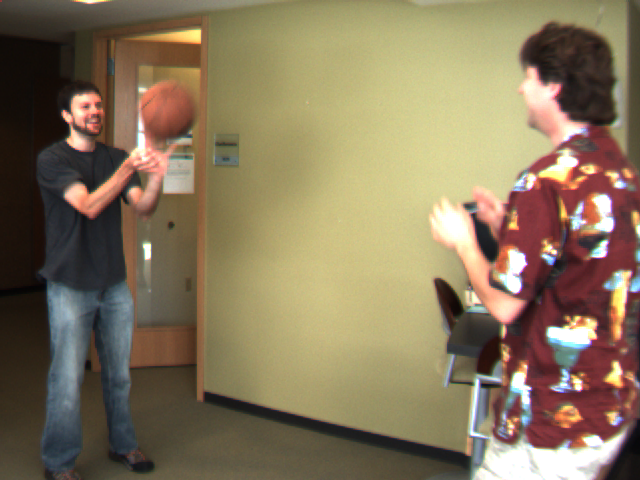
#> input picture project06/frame3.png, 640 x 480 px
$ python fast_optical_flow.py
#> lines starting #> are read from the running program, lines starting #| are printed output that depends on the picture
import numpy as np
import matplotlib.pyplot as plt
import cv2

def fast_optical_flow(I_prev, I_curr, threshold=1):
    """
    Fast Optical Flow Estimation (Lecture-based implementation)
    I_prev, I_curr: grayscale images (float32)
    """

    h, w = I_prev.shape
    flow = np.zeros((h, w, 2), dtype=np.float32)

    # Step 1: Temporal difference
    D = I_curr - I_prev

    # 4 motion directions (dx, dy)
    directions = [
        (1, 0),   # right
        (-1, 0),  # left
        (0, 1),   # down
        (0, -1),  # up
        (1, 1),   # diagonal
        (1, -1),  # diagonal
        (-1, 1),
        (-1, -1)
    ]

    # Step 2–4: Direction estimation and averaging
    for y in range(1, h - 1):
        for x in range(1, w - 1):

            if abs(D[y, x]) < threshold:
                continue

            vectors = []

            for dx, dy in directions:
                nx, ny = x + dx, y + dy

                if D[y, x] < 0:
                    # motion towards higher luminance
                    if I_curr[ny, nx] > I_curr[y, x]:
                        vectors.append(np.array([dx, dy]))
                else:
                    # motion towards lower luminance
                    if I_curr[ny, nx] < I_curr[y, x]:
                        vectors.append(np.array([dx, dy]))

            if vectors:
                flow[y, x] = np.mean(vectors, axis=0)

    # Step 5: Smooth using 8-neighborhood
    flow_smooth = flow.copy()
    for y in range(1, h - 1):
        for x in range(1, w - 1):
            neighborhood = flow[y-1:y+2, x-1:x+2]
            flow_smooth[y, x] = np.mean(neighborhood.reshape(-1, 2), axis=0)

    return flow_smooth


frame1 = cv2.imread("frame3.png", cv2.IMREAD_GRAYSCALE)
#> frame1: shape (480, 640); min 4, max 255, mean 119.9
frame2 = cv2.imread("frame4.png", cv2.IMREAD_GRAYSCALE)
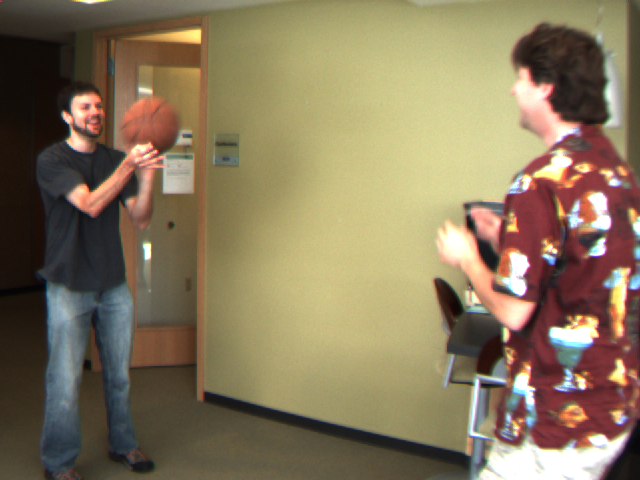
#> input picture project06/frame4.png, 640 x 480 px
#> frame2: shape (480, 640); min 4, max 255, mean 120.3

frame1 = frame1.astype(np.float32)
frame2 = frame2.astype(np.float32)

flow = fast_optical_flow(frame1, frame2)

u = flow[:, :, 0]
v = flow[:, :, 1]
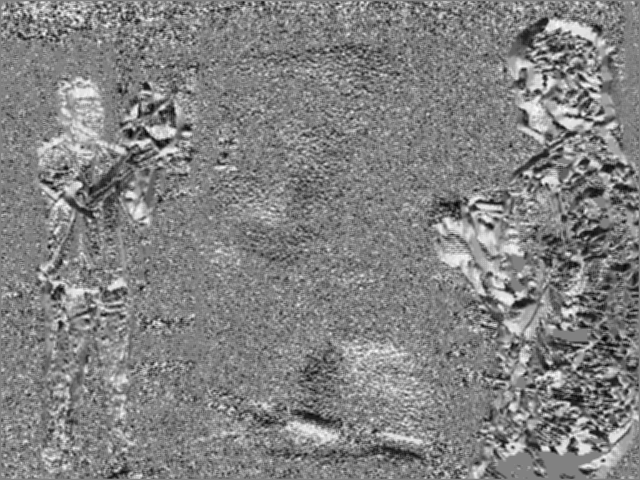
#> v: shape (480, 640) float32; min -1, max 0.972, mean 0.00822; drawn with min black and max white

# Calculate flow magnitude and angle
magnitude = np.sqrt(u**2 + v**2)
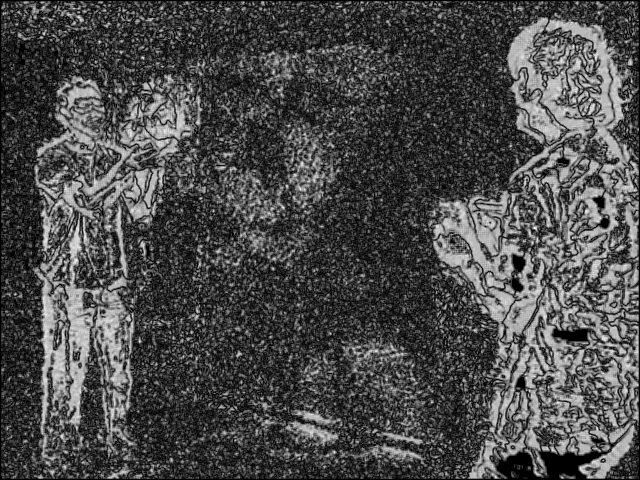
#> magnitude: shape (480, 640) float32; min 0, max 1.09, mean 0.321; drawn with min black and max white
angle = np.arctan2(v, u)
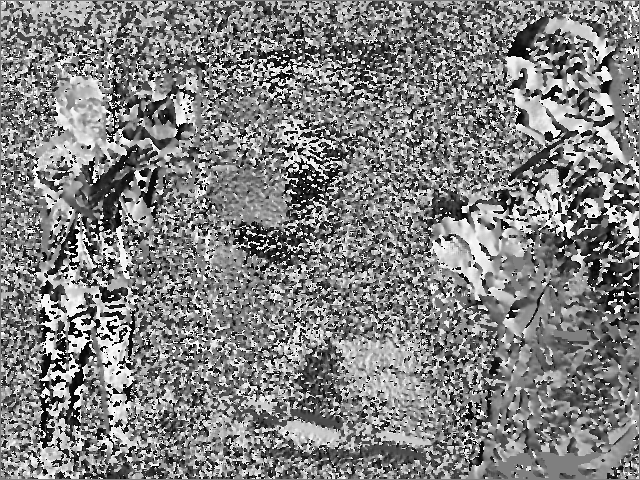
#> angle: shape (480, 640) float32; min -3.14, max 3.14, mean 0.0391; drawn with min black and max white

# Create figure with multiple subplots
fig, axes = plt.subplots(2, 3, figsize=(15, 10))

# 1. Original first frame
axes[0, 0].imshow(frame1, cmap='gray')
axes[0, 0].set_title('Frame 1 (Previous)')
axes[0, 0].axis('off')

# 2. Original second frame
axes[0, 1].imshow(frame2, cmap='gray')
axes[0, 1].set_title('Frame 2 (Current)')
axes[0, 1].axis('off')

# 3. Flow magnitude
im1 = axes[0, 2].imshow(magnitude, cmap='jet')
axes[0, 2].set_title('Flow Magnitude')
axes[0, 2].axis('off')
plt.colorbar(im1, ax=axes[0, 2])

# 4. Horizontal flow (u component)
im2 = axes[1, 0].imshow(u, cmap='RdBu_r')
axes[1, 0].set_title('Horizontal Flow (u)')
axes[1, 0].axis('off')
plt.colorbar(im2, ax=axes[1, 0])

# 5. Vertical flow (v component)
im3 = axes[1, 1].imshow(v, cmap='RdBu_r')
axes[1, 1].set_title('Vertical Flow (v)')
axes[1, 1].axis('off')
plt.colorbar(im3, ax=axes[1, 1])

# 6. Quiver plot - subsample for clarity
step = 10  # Show every 10th vector
y_coords, x_coords = np.mgrid[0:frame1.shape[0]:step, 0:frame1.shape[1]:step]
u_sub = u[::step, ::step]
v_sub = v[::step, ::step]

axes[1, 2].imshow(frame1, cmap='gray', alpha=0.7)
axes[1, 2].quiver(x_coords, y_coords, u_sub, v_sub,
                  magnitude[::step, ::step],
                  scale=50, scale_units='xy',
                  cmap='jet', width=0.003)
axes[1, 2].set_title('Flow Vectors')
axes[1, 2].axis('off')

plt.tight_layout()
plt.savefig('optical_flow_results.png', dpi=150, bbox_inches='tight')
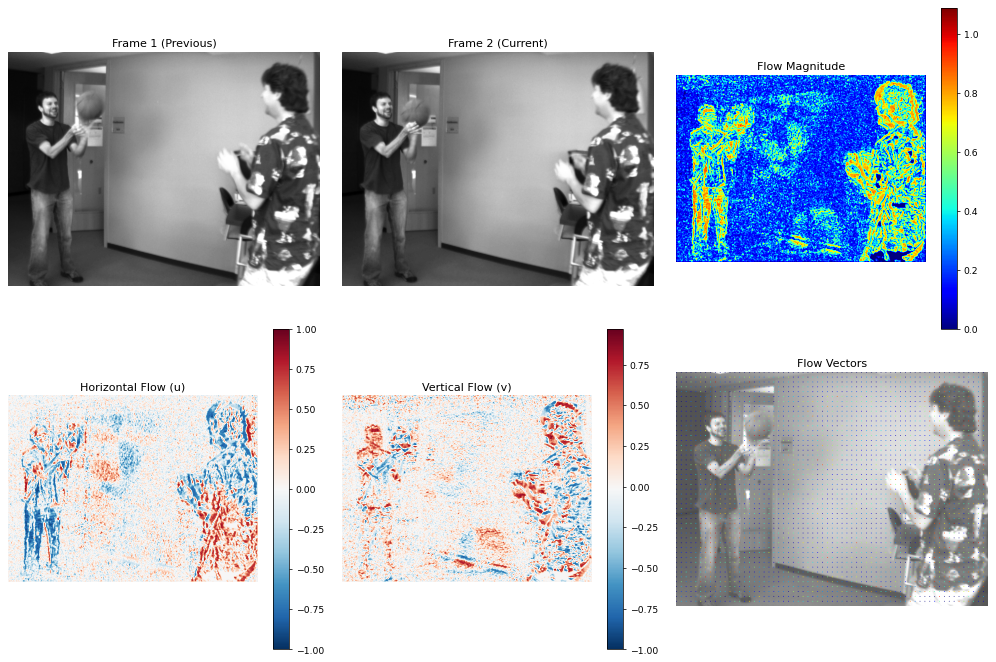
#> figure drawn by matplotlib, 9 panels
plt.show()

# Additional visualization: HSV color-coded flow
fig2, ax = plt.subplots(1, 1, figsize=(10, 8))

# Convert flow to HSV color representation
hsv = np.zeros((frame1.shape[0], frame1.shape[1], 3), dtype=np.uint8)
hsv[..., 0] = (angle + np.pi) / (2 * np.pi) * 179  # Hue: angle
hsv[..., 1] = 255  # Saturation: full
hsv[..., 2] = np.clip(magnitude / magnitude.max() * 255, 0, 255).astype(np.uint8)  # Value: magnitude
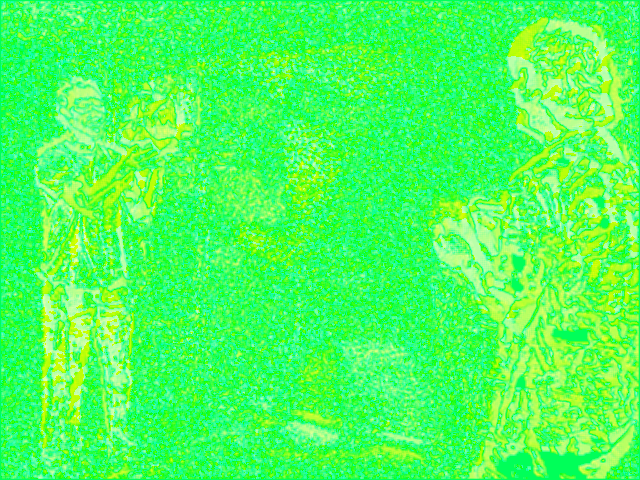
#> hsv: shape (480, 640, 3); mean of channels 0, 1, 2 90.1, 255, 74.9; drawn as B, G, R

# Convert HSV to RGB for display
rgb_flow = cv2.cvtColor(hsv, cv2.COLOR_HSV2RGB)
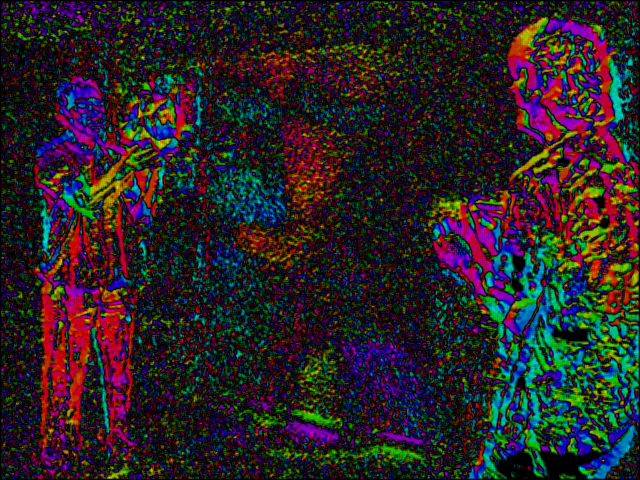
#> rgb_flow: shape (480, 640, 3); mean R, G, B 40.5, 34.4, 36.6

ax.imshow(rgb_flow)
ax.set_title('Optical Flow (HSV Color-coded)\nHue=Direction, Brightness=Magnitude')
ax.axis('off')

plt.tight_layout()
plt.savefig('optical_flow_hsv.png', dpi=150, bbox_inches='tight')
plt.show()

print(f"Flow statistics:")
print(f"  Mean magnitude: {magnitude.mean():.3f}")
#|   Mean magnitude: 0.321
print(f"  Max magnitude: {magnitude.max():.3f}")
#|   Max magnitude: 1.087
print(f"  Non-zero flow pixels: {np.count_nonzero(magnitude)}/{magnitude.size}")
#|   Non-zero flow pixels: 301473/307200
